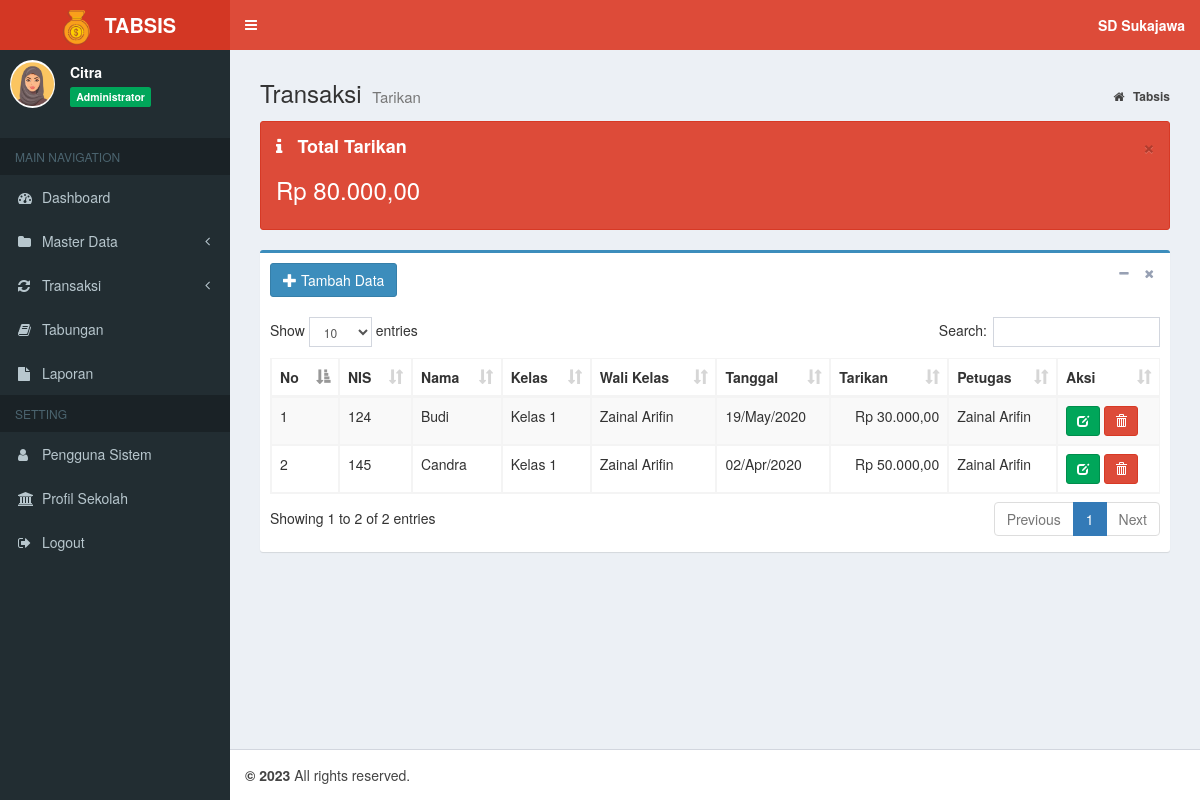
/index.php?page=data_tarik (signed in), run on the app's committed database.
### tables this page shows
CREATE TABLE `tb_profil` (
  `id_profil` int(11) NOT NULL,
  `nama_sekolah` varchar(200) NOT NULL,
  `alamat` varchar(400) NOT NULL,
  `akreditasi` char(2) NOT NULL
);

CREATE TABLE `tb_siswa` (
  `nis` char(12) NOT NULL,
  `nama_siswa` varchar(40) NOT NULL,
  `jekel` enum('LK','PR') NOT NULL,
  `id_kelas` int(11) NOT NULL,
  `status` enum('Aktif','Lulus','Pindah') NOT NULL,
  `tgl_lahir` date NOT NULL
);

CREATE TABLE `tb_kelas` (
  `id_kelas` int(11) NOT NULL,
  `kelas` varchar(20) NOT NULL,
  `wl_kelas` varchar(20) NOT NULL
);

CREATE TABLE `tb_tabungan` (
  `id_tabungan` int(11) NOT NULL,
  `nis` char(12) NOT NULL,
  `setor` int(11) NOT NULL,
  `tarik` int(11) NOT NULL,
  `tgl` date NOT NULL,
  `jenis` enum('ST','TR') NOT NULL,
  `petugas` varchar(20) NOT NULL
);

### inc/rupiah.php (called while the page is built)
<?php
function rupiah($angka){
	$hasil_rupiah = "Rp " . number_format($angka,2,',','.');
	return $hasil_rupiah;
}

### petugas/tarik/data_tarik.php (the view, shortened to what this page needs)
<section class="content-header">
	<h1>
		Transaksi
		<small>Tarikan</small>
	</h1>
	<ol class="breadcrumb">
		<li>
			<a href="index.php">
				<i class="fa fa-home"></i>
				<b>Tabsis</b>
			</a>
		</li>
	</ol>
</section>
<section class="content">
	<div class="alert alert-danger alert-dismissible">
		<button type="button" class="close" data-dismiss="alert" aria-hidden="true">&times;</button>
		<h4>
			<i class="icon fa fa-info"></i> Total Tarikan</h4>
		<?php
    		$sql = $koneksi->query("SELECT SUM(tarik) as total  from tb_tabungan where jenis='TR'");
    		while ($data= $sql->fetch_assoc()) {
  		?>
		<h3>
			<?php echo rupiah($data['total']); }?>
		</h3>
	</div>
	<div class="box box-primary">
		<div class="box-header">
			<a href="?page=add_tarik" class="btn btn-primary">
				<i class="glyphicon glyphicon-plus"></i> Tambah Data</a>
			<div class="box-tools pull-right">
				<button type="button" class="btn btn-box-tool" data-widget="collapse">
					<i class="fa fa-minus"></i>
				</button>
				<button type="button" class="btn btn-box-tool" data-widget="remove">
					<i class="fa fa-remove"></i>
				</button>
			</div>
		</div>
		<div class="box-body">
			<div class="table-responsive">
				<table id="example1" class="table table-bordered table-striped">
					<thead>
						<tr>
							<th>No</th>
							<th>NIS</th>
							<th>Nama</th>
							<th>Kelas</th>
							<th>Wali Kelas</th>
							<th>Tanggal</th>
							<th>Tarikan</th>
							<th>Petugas</th>
							<th>Aksi</th>
						</tr>
					</thead>
					<tbody>
						<?php
                  $no = 1;
				  $sql = $koneksi->query("SELECT s.nis, s.nama_siswa,s.id_kelas, t.id_tabungan, t.tarik, t.tgl, t.petugas, k.wl_kelas, k.kelas
				  FROM tb_siswa s
				  JOIN tb_tabungan t ON s.nis = t.nis
				  JOIN tb_kelas k ON s.id_kelas = k.id_kelas
				  where jenis ='TR' order by tgl desc, id_tabungan desc");
                  while ($data= $sql->fetch_assoc()) {
                ?>
						<tr>
							<td>
								<?php echo $no++; ?>
							</td>
							<td>
								<?php echo $data['nis']; ?>
							</td>
							<td>
								<?php echo $data['nama_siswa']; ?>
							</td>
							<td>
								<?php echo $data['kelas']; ?>
							</td>
							<td>
								<?php echo $data['wl_kelas']; ?>
							</td>
							<td>
								<?php  $tgl = $data['tgl']; echo date("d/M/Y", strtotime($tgl))?>
							</td>
							<td align="right">
								<?php echo rupiah($data['tarik']); ?>
							</td>
							<td>
								<?php echo $data['petugas']; ?>
							</td>
							<td>
								<a href="?page=edit_tarik&kode=<?php echo $data['id_tabungan']; ?>" title="Ubah"
								 class="btn btn-success btn-sm">
									<i class="glyphicon glyphicon-edit"></i>
								</a>
								<a href="?page=del_tarik&kode=<?php echo $data['id_tabungan']; ?>" onclick="return confirm('Apakah anda yakin hapus data ini ?')"
								 title="Hapus" class="btn btn-danger btn-sm">
									<i class="glyphicon glyphicon-trash"></i>
							</td>
						</tr>
						<?php
                  }
                ?>
					</tbody>
				</table>
			</div>
		</div>
	</div>
</section>

### index.php (shortened to what this page needs)
<?php
    if (isset($_SESSION["ses_username"])==""){
		header("location: login.php");
    }else{
      $data_nama = $_SESSION["ses_nama"];
      $data_level = $_SESSION["ses_level"];
    }
    include "inc/koneksi.php";
	include "inc/rupiah.php";
	$sql = $koneksi->query("SELECT * from tb_profil");
	while ($data= $sql->fetch_assoc()) {
		$nama=$data['nama_sekolah'];
	}
?>
<!DOCTYPE html>
<html>
<head>
	<link rel="stylesheet" href="bootstrap/css/bootstrap.min.css">
	<link rel="stylesheet" href="https://cdnjs.cloudflare.com/ajax/libs/font-awesome/4.5.0/css/font-awesome.min.css">
	<link rel="stylesheet" href="https://cdnjs.cloudflare.com/ajax/libs/ionicons/2.0.1/css/ionicons.min.css">
	<link rel="stylesheet" href="plugins/datatables/dataTables.bootstrap.css">
	<link rel="stylesheet" href="plugins/select2/select2.min.css">
	<link rel="stylesheet" href="dist/css/AdminLTE.min.css">
	<link rel="stylesheet" href="dist/css/skins/_all-skins.min.css">
</head>
<body class="hold-transition skin-red sidebar-mini">
	<div class="wrapper">
		<header class="main-header">
			<a href="index.php" class="logo">
				<span class="logo-lg">
					<img src="dist/img/logo.png" width="45px">
					<b>TABSIS</b>
				</span>
			</a>
			<nav class="navbar navbar-static-top">
				<a href="#" class="sidebar-toggle" data-toggle="offcanvas" role="button">
				</a>
				<div class="navbar-custom-menu">
					<ul class="nav navbar-nav">
						<li class="dropdown messages-menu">
							<a class="dropdown-toggle" data-toggle="dropdown">
								<span>
									<b>
										<?= $nama; ?>
									</b>
								</span>
							</a>
						</li>
					</ul>
				</div>
			</nav>
		</header>
		<aside class="main-sidebar">
			<section class="sidebar">
				</<b>
				<div class="user-panel">
					<div class="pull-left image">
						<img src="dist/img/avatar.png" class="img-circle" alt="User Image">
					</div>
					<div class="pull-left info">
						<p>
							<?php echo $data_nama; ?>
						</p>
						<span class="label label-success">
							<?php echo $data_level; ?>
						</span>
					</div>
				</div>
				<ul class="sidebar-menu">
					<li class="header">MAIN NAVIGATION</li>
					<?php
          if ($data_level=="Administrator"){
        ?>
					<li class="treeview">
						<a href="?page=admin">
							<i class="fa fa-dashboard"></i>
							<span>Dashboard</span>
						</a>
					</li>
					<li class="treeview">
						<a href="#">
							<i class="fa fa-folder"></i>
							<span>Master Data</span>
							<span class="pull-right-container">
								<i class="fa fa-angle-left pull-right"></i>
							</span>
						</a>
					</li>
					<li class="treeview">
						<a href="#">
							<i class="fa fa-refresh"></i>
							<span>Transaksi</span>
							<span class="pull-right-container">
								<i class="fa fa-angle-left pull-right"></i>
							</span>
						</a>
					</li>
					<li class="treeview">
						<a href="?page=view_tabungan">
							<i class="fa fa-book"></i>
							<span>Tabungan</span>
						</a>
					</li>
					<li class="treeview">
						<a href="?page=laporan">
							<i class="fa fa-file"></i>
							<span>Laporan</span>
						</a>
					</li>
					<li class="header">SETTING</li>
					<li class="treeview">
						<a href="?page=MyApp/data_pengguna">
							<i class="fa fa-user"></i>
							<span>Pengguna Sistem</span>
						</a>
					</li>
					<li class="treeview">
						<a href="?page=MyApp/data_profil">
							<i class="fa fa-bank"></i>
							<span>Profil Sekolah</span>
						</a>
					</li>
					<?php
            }
          ?>
					<li>
						<a href="logout.php" onclick="return confirm('Anda yakin keluar dari aplikasi ?')">
							<i class="fa fa-sign-out"></i>
							<span>Logout</span>
						</a>
					</li>
			</section>
		</aside>
		<div class="content-wrapper">
			<section class="content">
				<?php
      if(isset($_GET['page'])){
          $hal = $_GET['page'];
          switch ($hal) {
              case 'data_tarik':
                  include "petugas/tarik/data_tarik.php";
                  break;
          }
                        }
    ?>
			</section>
		</div>
		<footer class="main-footer">
			<strong> &copy;
				<a href=""></a>2023</strong> All rights reserved.
		</footer>
</body>
</html>

### data on the page
tb_profil: nama_sekolah "SD Sukajawa"
tb_siswa: nis "124", nama_siswa "Budi", id_kelas.kelas "Kelas 1", id_kelas.wl_kelas "Zainal Arifin", tb_tabungan.tgl "19/May/2020", tb_tabungan.tarik "Rp 30.000,00", tb_tabungan.petugas "Zainal Arifin"
tb_siswa: nis "145", nama_siswa "Candra", id_kelas.kelas "Kelas 1", id_kelas.wl_kelas "Zainal Arifin", tb_tabungan.tgl "02/Apr/2020", tb_tabungan.tarik "Rp 50.000,00", tb_tabungan.petugas "Zainal Arifin"

### other printed values
$data_nama "Citra"
$data_level "Administrator"
rupiah($data['total']) "Rp 80.000,00"
